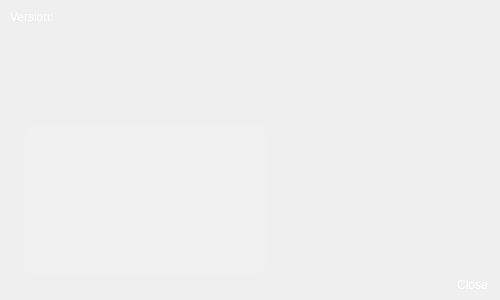
<?xml version="1.0" encoding="UTF-8"?>
<ui version="4.0">
 <class>QUAboutDialog</class>
 <widget class="QDialog" name="QUAboutDialog">
  <property name="geometry">
   <rect>
    <x>0</x>
    <y>0</y>
    <width>500</width>
    <height>300</height>
   </rect>
  </property>
  <property name="sizePolicy">
   <sizepolicy hsizetype="Fixed" vsizetype="Fixed">
    <horstretch>0</horstretch>
    <verstretch>0</verstretch>
   </sizepolicy>
  </property>
  <property name="windowTitle">
   <string>About</string>
  </property>
  <property name="windowIcon">
   <iconset>
    <normaloff>:/icons/cup.png</normaloff>:/icons/cup.png</iconset>
  </property>
  <property name="styleSheet">
   <string notr="true">background-image: url(:/splash/about_bgr.png);</string>
  </property>
  <layout class="QVBoxLayout" name="verticalLayout_2">
   <property name="spacing">
    <number>0</number>
   </property>
   <property name="margin">
    <number>5</number>
   </property>
   <item>
    <layout class="QHBoxLayout" name="horizontalLayout_3">
     <item>
      <layout class="QVBoxLayout" name="verticalLayout">
       <property name="leftMargin">
        <number>5</number>
       </property>
       <property name="topMargin">
        <number>5</number>
       </property>
       <item>
        <widget class="QLabel" name="versionLbl">
         <property name="styleSheet">
          <string>background-image: url();
color: rgb(255, 255, 255);</string>
         </property>
         <property name="text">
          <string>Version:</string>
         </property>
         <property name="alignment">
          <set>Qt::AlignLeading|Qt::AlignLeft|Qt::AlignTop</set>
         </property>
        </widget>
       </item>
       <item>
        <spacer name="verticalSpacer">
         <property name="orientation">
          <enum>Qt::Vertical</enum>
         </property>
         <property name="sizeType">
          <enum>QSizePolicy::Fixed</enum>
         </property>
         <property name="sizeHint" stdset="0">
          <size>
           <width>20</width>
           <height>80</height>
          </size>
         </property>
        </spacer>
       </item>
      </layout>
     </item>
     <item>
      <spacer name="horizontalSpacer_3">
       <property name="orientation">
        <enum>Qt::Horizontal</enum>
       </property>
       <property name="sizeType">
        <enum>QSizePolicy::Expanding</enum>
       </property>
       <property name="sizeHint" stdset="0">
        <size>
         <width>308</width>
         <height>20</height>
        </size>
       </property>
      </spacer>
     </item>
    </layout>
   </item>
   <item>
    <layout class="QHBoxLayout" name="horizontalLayout_2">
     <item>
      <spacer name="horizontalSpacer_4">
       <property name="orientation">
        <enum>Qt::Horizontal</enum>
       </property>
       <property name="sizeType">
        <enum>QSizePolicy::Fixed</enum>
       </property>
       <property name="sizeHint" stdset="0">
        <size>
         <width>20</width>
         <height>15</height>
        </size>
       </property>
      </spacer>
     </item>
     <item>
      <widget class="QTextBrowser" name="credits">
       <property name="sizePolicy">
        <sizepolicy hsizetype="Fixed" vsizetype="Fixed">
         <horstretch>0</horstretch>
         <verstretch>0</verstretch>
        </sizepolicy>
       </property>
       <property name="maximumSize">
        <size>
         <width>240</width>
         <height>150</height>
        </size>
       </property>
       <property name="styleSheet">
        <string>background-image: url();
background-color: rgba(255, 255, 255, 20);
color: rgb(255, 255, 255);
border-radius: 8px;
padding: 10px;</string>
       </property>
       <property name="frameShape">
        <enum>QFrame::NoFrame</enum>
       </property>
       <property name="verticalScrollBarPolicy">
        <enum>Qt::ScrollBarAlwaysOff</enum>
       </property>
       <property name="horizontalScrollBarPolicy">
        <enum>Qt::ScrollBarAlwaysOff</enum>
       </property>
       <property name="openExternalLinks">
        <bool>true</bool>
       </property>
      </widget>
     </item>
     <item>
      <spacer name="horizontalSpacer_2">
       <property name="orientation">
        <enum>Qt::Horizontal</enum>
       </property>
       <property name="sizeType">
        <enum>QSizePolicy::Expanding</enum>
       </property>
       <property name="sizeHint" stdset="0">
        <size>
         <width>138</width>
         <height>20</height>
        </size>
       </property>
      </spacer>
     </item>
    </layout>
   </item>
   <item>
    <layout class="QHBoxLayout" name="horizontalLayout">
     <item>
      <spacer name="horizontalSpacer">
       <property name="orientation">
        <enum>Qt::Horizontal</enum>
       </property>
       <property name="sizeHint" stdset="0">
        <size>
         <width>40</width>
         <height>20</height>
        </size>
       </property>
      </spacer>
     </item>
     <item>
      <widget class="QToolButton" name="acceptBtn">
       <property name="styleSheet">
        <string>color: rgb(255, 255, 255);
background-image: url();</string>
       </property>
       <property name="text">
        <string>Close</string>
       </property>
       <property name="autoRaise">
        <bool>true</bool>
       </property>
      </widget>
     </item>
    </layout>
   </item>
  </layout>
 </widget>
 <resources/>
 <connections/>
</ui>
